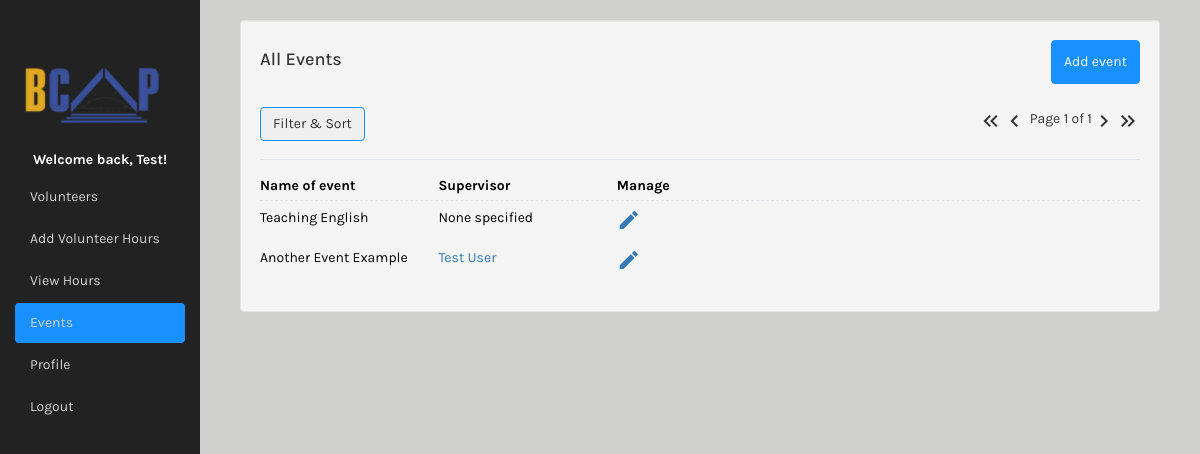
/events/ (signed in), run on the app's committed database.
### bcap373_app/models.py (models this page shows, shortened)
class EventModel(models.Model):
	name = models.CharField(max_length=256, blank=False)
	event_supervisor = models.ForeignKey(User, on_delete=models.SET_NULL, null=True, blank=True, limit_choices_to={'is_staff': True}, related_name='event_supervisor')
	created_at = models.DateTimeField(auto_now_add=True)
	class Meta:
		ordering = ["-created_at"]

class Profile(models.Model):
	user = models.OneToOneField(User, on_delete=models.CASCADE)
	phone = models.CharField(max_length=20, blank=True,
		help_text="Please enter your phone number in the following format: (XXX) XXX-XXXX")
	birth_date = models.DateField(null=True, blank=True)
	waiver = models.CharField(null=True, blank=True, max_length=300, help_text="If you have this user's waiver on file, please indicate this in this box (and give a link to where it can be found, e.g. on Google Drive)")
	def __str__(self):
		return "{} {}".format(self.user.first_name, self.user.last_name)

### bcap373_app/views.py (the view)
# urls.py: path('events/', views.events, name="events"),
@login_required
def events(request):
   if request.user.is_staff:
      records = EventModel.objects.all()
      myFilter = EventFilter(request.GET, queryset=records)
      records = myFilter.qs
      paginator = Paginator(records, settings.PAGINATOR_COUNT)
      page_number = request.GET.get('page')
      page_obj = paginator.get_page(page_number)
      return render(request, "events.html", {"page_obj" : page_obj, 'myFilter': myFilter})
   else:
      messages.error(request, 'You do not have permission to access this resource.')
      return redirect('/history')

### bcap373_app/models.py (called while the page is built)
def get_user_name(self):
	uid = self.id
	profile = Profile.objects.get(id=uid)
	return str(profile).title()

### templates/events.html (shortened to what this page needs)
{% extends "base.html" %}
{% load static %}
{% load template_tags %}
{% block pageContent %}
<div class="col-sm custom-grid">
    <div class="well">
        <div class="top-header">
            <div>
                <h4 class="history-title">All Events</h4>
            </div>
            <div class="home-right">
                <a href='/new_event'>
                    <button class="btn btn-primary">Add event</button>
                </a>
            </div>
        </div>
        <div class="tools">
            <div class="left-menu">
                <div class="dropdown" style="margin-right:10px">
                    <button class="btn btn-secondary dropdown-toggle" type="button" id="dropdownMenu2"
                        data-toggle="dropdown" aria-haspopup="true" aria-expanded="false">
                        Filter & Sort
                    </button>
                </div>
            </div>
            <div class="pagination">
                {% if page_obj.has_previous %}
                    <a href="{% relative_url 1 'page' request.GET.urlencode %}"><i class="material-icons md-48">keyboard_double_arrow_left</i></a>
                    <a href="{% relative_url page_obj.previous_page_number 'page' request.GET.urlencode %}"><i class="material-icons md-48">keyboard_arrow_left</i></a>
                {% else %}
                    <i class="material-icons md-48">keyboard_double_arrow_left</i>
                    <i class="material-icons md-48">keyboard_arrow_left</i>
                {% endif %}&nbsp;
                <p>Page {{ page_obj.number }} of {{ page_obj.paginator.num_pages }}</p>
                {% if page_obj.has_next %}
                    <a href="{% relative_url page_obj.next_page_number 'page' request.GET.urlencode %}"><i class="material-icons md-48">keyboard_arrow_right</i></a>
                    <a href="{% relative_url page_obj.paginator.num_pages 'page' request.GET.urlencode %}"><i class="material-icons md-48">keyboard_double_arrow_right</i></a>
                {% else %}
                    <i class="material-icons md-48">keyboard_arrow_right</i>
                    <i class="material-icons md-48">keyboard_double_arrow_right</i>
                {% endif %}
            </div>
        </div>
        <div>
            <ul class="data-frame">
                <li class="data-item frame-header">
                    <dl class="data-grid-5">
                        <dt class = "rowheader">Name of event</dt>
                        <dd class = "rowheader">Supervisor</dd>
                        <dd class = "rowheader">Manage</dd>
                    </dl>
                </li>
                {% for r in page_obj %}
                    <li class="data-item">
                        <dl class="data-grid-5">
                            <dd class="event-name">{{ r.name }}</dd>
                            {% if r.event_supervisor %}
                                <dd class="supervisor"><a href="/view_user/?user={{r.event_supervisor.id}}">{{ r.event_supervisor }}</a></dd>
                            {% else %}
                                <dd class="supervisor">None specified</dd>
                            {% endif %}
                            <dd><a href="/update-event/?id={{r.id}}"><i class="material-icons md-48">edit</i></a></dd>
                        </dl>
                    </li>
                {% endfor %}
            </ul>
        </div>
    </div>
</div>
</html>
{% endblock %}

### templates/base.html (shortened to what this page needs)
{% load static %}
<!DOCTYPE html>
<html lang="en">
{% block pageHeader %}
<head>
    <link rel="stylesheet" href="https://maxcdn.bootstrapcdn.com/bootstrap/3.4.1/css/bootstrap.min.css">
    <link rel="stylesheet" type="text/css" href="{% static 'bcap373_app/css/main.css' %}">
</head>
{% endblock pageHeader%}
<body>
    <div class="container-fluid">
      <div class="row content">
        <div class="col-sm-3 sidenav hidden-xs sidebar">
            <div class = "logo1">
              <img class=" nav-bar-image" src="{% static 'bcap373_app/img/bcap373_logo.png' %}">
            </div>
            <ul class="nav nav-pills nav-stacked">
                <li><h5 class="navbar-user">Welcome back, {{ user.first_name }}!</h5></li>
                {% if user.is_staff %}
                  <li {% if request.resolver_match.url_name == 'volunteers' %}class="active"{% endif %}><a href="/volunteers">Volunteers</a></li>
                {% endif %}
                <li {% if request.resolver_match.url_name == 'add_individual_hours' %}class="active"{% endif %}><a href="/add_individual_hours">Add Volunteer Hours</a></li>
                <li {% if request.resolver_match.url_name == 'history' or request.resolver_match.url_name == 'edit_individual_hours' %}class="active"{% endif %}><a href="/history">View Hours</a></li>
                {% if user.is_staff %}
                  <li {% if request.resolver_match.url_name == 'events' or request.resolver_match.url_name == 'update_event' %}class="active"{% endif %}><a href="/events">Events</a></li>
                {% endif %}
                <li ><a href="{% url 'profile' %}">Profile</a></li>
                <li><a href="{% url 'logout' %}">Logout</a></li>
            </ul><br>
        </div>
        <br>
        {% block pageContent %}{% endblock pageContent %}
</body>
</html>

### bcap373_app/static/bcap373_app/css/main.css (style rules this page uses)
* { box-sizing: border-box; }
body { font-family: "Karla", sans-serif; background-color: #d0d0ce; }
.logo1 { margin-top:40px; }
.logo1 img, .nav-bar-image { width: 90%; height: 100%; }
.custom-grid { margin-left: 240px; margin-right: 40px; }
.rowheader { font-weight:bold !important; }
.frame-header { color:red; }
.top-header { display: flex; justify-content:space-between }
.navbar-user { text-align: center; font-weight: bold; color: white; }
ul.nav.nav-pills.nav-stacked a { color: #d1d1d1; }
.nav-pills>li.active>a, .nav-pills>li.active>a:focus, .nav-pills>li.active>a:hover { background-color: #1890FF; color: white; }
.btn { border: 1px solid #1890ff; }
.left-menu { display: flex; justify-content: space-around; }
.btn-primary { background-color: #1890FF; height: 44px; }
.home-right { display:flex; flex-direction:row; column-gap: 1em; }
.sidenav { background-color: #222222; height: 100%; width: 200px !important; position: fixed; }
.tools { display: flex; justify-content: space-between; align-items: center; flex-wrap: wrap; border-bottom: 1px solid #e0e4e8; margin-bottom: 16px; padding-top: 5px; }
.pagination { display: flex; padding-left: 0; list-style: none; border-radius: 0.25rem; justify-content: center; text-align: center; }
.data-frame { width: 100%; list-style-type: none; padding: 0; }
.data-item.frame-header { display: none; border-bottom: 1px dashed #e0e4e8; }
li.data-item { margin-bottom: 0.5em; border-bottom: 1px solid #0000001a; }
.data-item dl { display: flex; flex-direction:column; margin: 0; color: black; }
dl { color: #B1B1B1; }
.data-item .supervisor:before { content: "Supervisor: "; }
.data-item .event-name:before { content: "Event name: "; }
.data-item dd { margin: 0; margin-bottom: 0.25em; overflow: auto; }
dt { font-weight: normal !important; }
.data-item dt { margin-bottom: 0.25em; }
@media screen and (min-width: 766px) { .data-item.frame-header { display: block; } }
@media screen and (min-width: 766px) { .data-item dl { display: grid; column-gap: 1vw; } }
@media screen and (min-width: 766px) { .data-grid-5 { grid-template-columns: minmax(0, 1fr) minmax(0, 1fr) minmax(0, 1fr) minmax(0, 1fr) minmax(0, 1fr); } }
@media screen and (min-width: 766px) { li.data-item { border-bottom: 0px; } }
@media screen and (min-width: 766px) { .data-item .phone:before, .data-item .email:before, .data-item .date:before, .data-item .activity:before, .data-item .supervisor:before, .data-item .event-name:before, .data-item .role:before, .data-item .hours:before { content: ""; } }

### data on the page
EventModel: name "Teaching English", shows "None specified"
EventModel: name "Another Event Example", event_supervisor "Test User"

### other printed values
{{ user.first_name }} "Test"
{{ page_obj.number }} "1"
{{ page_obj.paginator.num_pages }} "1"
